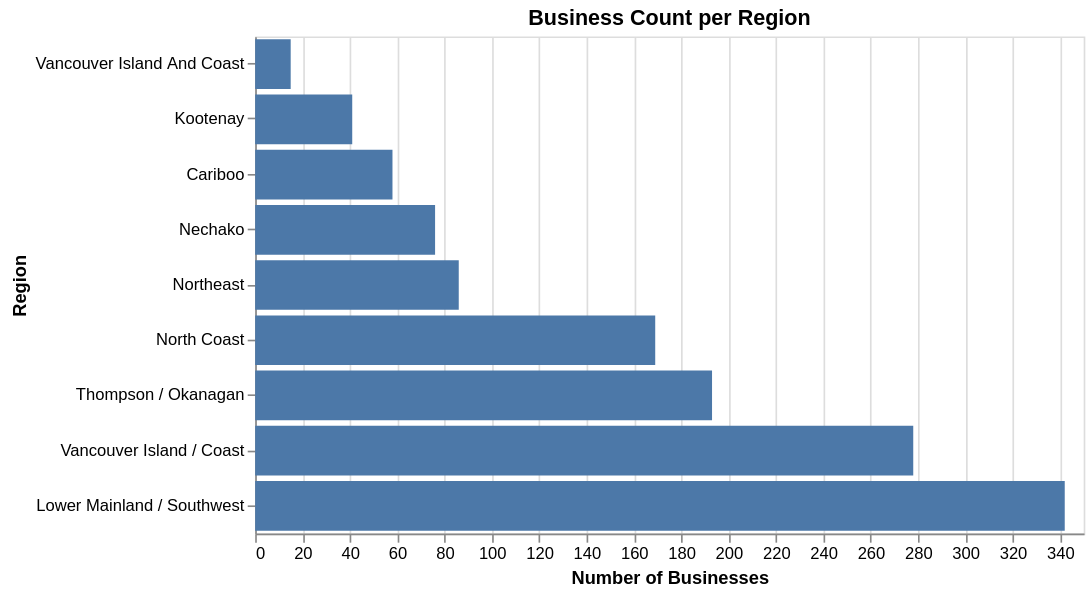

Write notebook code for a chart like this one.
### Code cell
alt.Chart(indigenousbiz_data).mark_bar().encode(
    x=alt.X("count()").title("Number of Businesses"),
    y=alt.Y("region").sort("x").title("Region"),
).properties(title="Business Count per Region", width=500, height=300)

### Figure 1 — Vega-Lite specification as saved in the notebook (floating-point values rounded to 4 significant figures; data arrays with more than 128 entries replaced by an {"elided": "..."} marker saying what was removed)
{"config": {"view": {"continuousWidth": 300, "continuousHeight": 300}}, "data": {"name": "data-e977d95b13fae345cc1702f8109ad00d"}, "mark": {"type": "bar"}, "encoding": {"x": {"aggregate": "count", "title": "Number of Businesses", "type": "quantitative"}, "y": {"field": "region", "sort": "x", "title": "Region", "type": "nominal"}}, "height": 300, "title": "Business Count per Region", "width": 500, "$schema": "https://vega.github.io/schema/vega-lite/v5.20.1.json", "datasets": {"data-e977d95b13fae345cc1702f8109ad00d": {"elided": "1258 records"}}}
